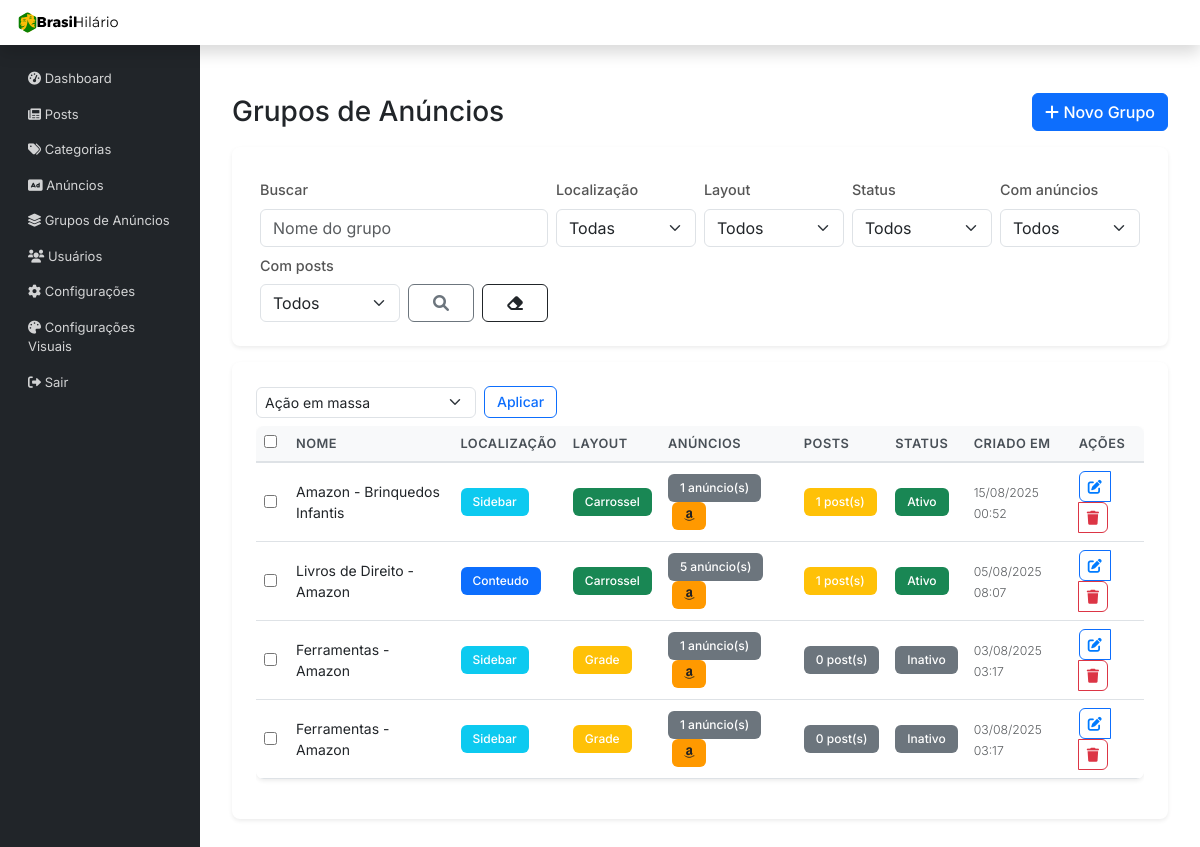
/admin/grupos-anuncios.php (signed in), run on an earlier commit of the app's database.
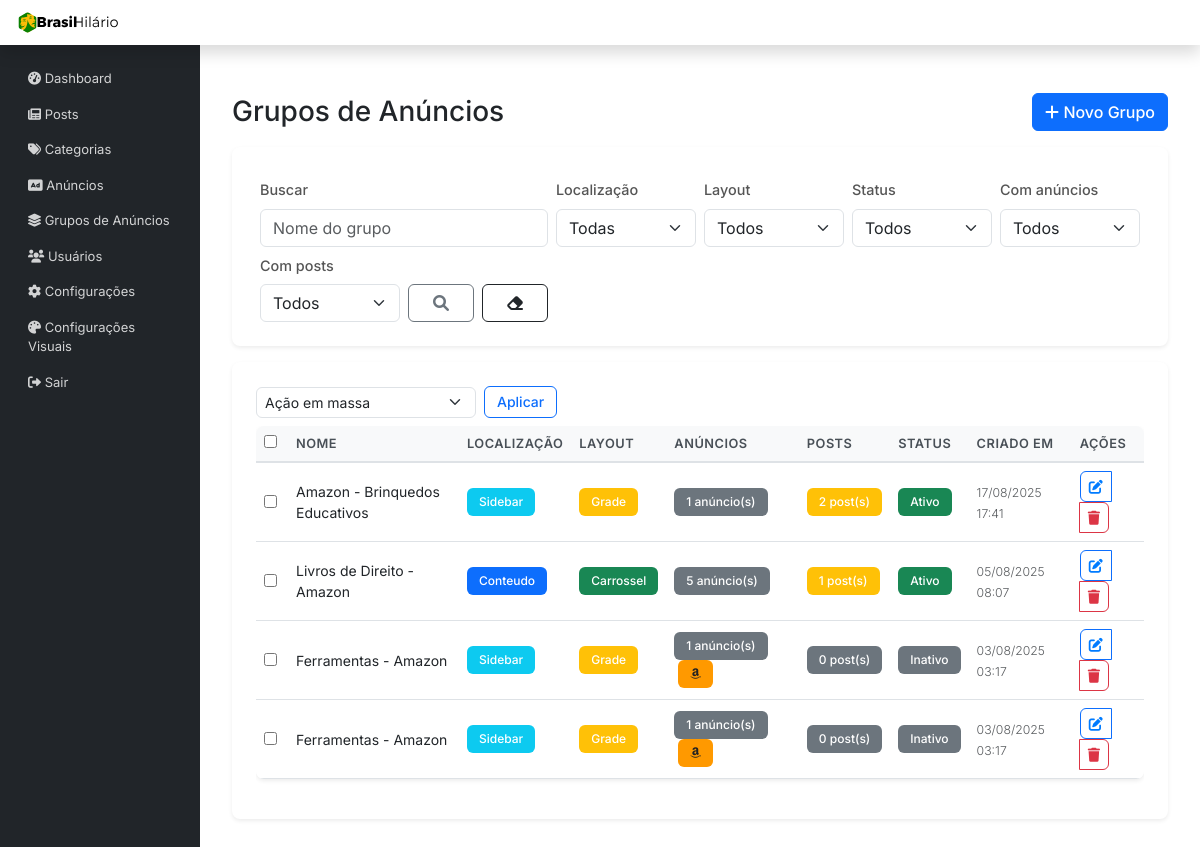
And on a later commit of the database.
### tables this page shows
CREATE TABLE `grupos_anuncios` (
  `id` int(11) NOT NULL,
  `nome` varchar(255) NOT NULL,
  `localizacao` enum('sidebar','conteudo') NOT NULL,
  `layout` enum('carrossel','grade') DEFAULT 'carrossel',
  `marca` enum('','shopee','amazon') DEFAULT '',
  `ativo` tinyint(1) DEFAULT '1',
  `criado_em` timestamp NOT NULL DEFAULT CURRENT_TIMESTAMP,
  `atualizado_em` timestamp NOT NULL DEFAULT CURRENT_TIMESTAMP ON UPDATE CURRENT_TIMESTAMP,
  `posts_especificos` tinyint(1) DEFAULT '0' COMMENT 'TRUE = apenas posts selecionados, FALSE = todos os posts',
  `aparecer_inicio` tinyint(1) DEFAULT '1' COMMENT 'TRUE = aparece na página inicial, FALSE = não aparece',
  `prioridade` int(11) DEFAULT '0' COMMENT 'Ordem de exibição (maior número = maior prioridade)'
);

### admin/grupos-anuncios.php (the view, shortened to what the rows shown need)
<?php
require_once '../includes/db.php';
$page = isset($_GET['page']) ? max(1, (int)$_GET['page']) : 1;
$perPage = 20;
$offset = ($page - 1) * $perPage;
try {
    $sqlBase = "SELECT g.*,
                   COUNT(DISTINCT gi.anuncio_id) AS total_anuncios,
                   COUNT(DISTINCT gap.post_id) AS total_posts
            FROM grupos_anuncios g
            LEFT JOIN grupos_anuncios_items gi ON g.id = gi.grupo_id
            LEFT JOIN grupos_anuncios_posts gap ON g.id = gap.grupo_id";
    $params = [];
    $sql = $sqlBase;
    $sql .= ' GROUP BY g.id';
    $sql .= ' ORDER BY g.criado_em DESC LIMIT ' . (int)$perPage . ' OFFSET ' . (int)$offset;
    $stmt = $pdo->prepare($sql);
    $stmt->execute($params);
    $grupos = $stmt->fetchAll(PDO::FETCH_ASSOC);
} catch (Exception $e) {
    $grupos = [];
    $mensagem = 'Erro ao carregar grupos: ' . $e->getMessage();
    $tipo_mensagem = 'danger';
}
include 'includes/header.php';
?>
<div class="d-flex justify-content-between align-items-center mb-4">
    <h1 class="h3 mb-0">Grupos de Anúncios</h1>
    </div>
    <div class="card">
        <div class="card-body">
            <?php if (empty($grupos)): ?>
                <div class="text-center py-4">
                    <i class="fas fa-ad fa-3x text-muted mb-3"></i>
                    <h5 class="text-muted">Nenhum grupo de anúncios encontrado</h5>
                    <p class="text-muted">Crie seu primeiro grupo para começar a exibir anúncios organizados.</p>
                    <a href="novo-grupo-anuncios.php" class="btn btn-primary">
                        <i class="fas fa-plus"></i> Criar Primeiro Grupo
                    </a>
                </div>
            <?php else: ?>
                <form method="post" id="bulkForm">
                <div class="table-responsive">
                    <table class="table table-hover align-middle">
                        <thead>
                            <tr>
                                <th style="width:32px"><input type="checkbox" id="checkAll"></th>
                                <th>Nome</th>
                                <th>Localização</th>
                                <th>Layout</th>
                                <th>Anúncios</th>
                                <th>Posts</th>
                                <th>Status</th>
                                <th>Criado em</th>
                                <th>Ações</th>
                            </tr>
                        </thead>
                        <tbody>
                            <?php foreach ($grupos as $grupo): ?>
                                <tr>
                                    <td><input type="checkbox" name="ids[]" value="<?php echo (int)$grupo['id']; ?>" class="row-check"></td>
                                    <td>
                                        <strong><?php echo htmlspecialchars($grupo['nome']); ?></strong>
                                    </td>
                                    <td>
                                        <span class="badge bg-<?php echo $grupo['localizacao'] === 'sidebar' ? 'info' : 'primary'; ?>">
                                            <?php echo ucfirst($grupo['localizacao']); ?>
                                        </span>
                                    </td>
                                    <td>
                                        <span class="badge bg-<?php echo $grupo['layout'] === 'carrossel' ? 'success' : 'warning'; ?>">
                                            <?php echo ucfirst($grupo['layout']); ?>
                                        </span>
                                    </td>
                                    <td>
                                        <span class="badge bg-secondary">
                                            <?php echo $grupo['total_anuncios']; ?> anúncio(s)
                                        </span>
                                        <?php if (!empty($grupo['marca'])): ?>
                                            <?php if ($grupo['marca'] === 'amazon'): ?>
                                                <span class="badge badge-amazon ms-1"><i class="fab fa-amazon"></i></span>
                                            <?php elseif ($grupo['marca'] === 'shopee'): ?>
                                                <span class="badge badge-shopee ms-1"><i class="fas fa-shopping-cart"></i></span>
                                            <?php endif; ?>
                                        <?php endif; ?>
                                    </td>
                                    <td>
                                        <span class="badge bg-<?php echo (int)$grupo['total_posts']>0 ? 'warning' : 'secondary'; ?>">
                                            <?php echo (int)$grupo['total_posts']; ?> post(s)
                                        </span>
                                    </td>
                                    <td>
                                        <?php if ($grupo['ativo']): ?>
                                            <span class="badge bg-success">Ativo</span>
                                        <?php else: ?>
                                            <span class="badge bg-secondary">Inativo</span>
                                        <?php endif; ?>
                                    </td>
                                    <td>
                                        <small class="text-muted">
                                            <?php echo date('d/m/Y H:i', strtotime($grupo['criado_em'])); ?>
                                        </small>
                                    </td>
                                    <td>
                                        <div class="btn-group btn-group-sm" role="group">
                                            <a href="editar-grupo-anuncios.php?id=<?php echo $grupo['id']; ?>"
                                               class="btn btn-outline-primary" title="Editar">
                                                <i class="fas fa-edit"></i>
                                            </a>
                                            <button type="button" class="btn btn-outline-danger"
                                                    onclick="confirmarExclusao(<?php echo $grupo['id']; ?>, '<?php echo htmlspecialchars($grupo['nome']); ?>')"
                                                    title="Excluir">
                                                <i class="fas fa-trash"></i>
                                            </button>
                                        </div>
                                    </td>
                                </tr>
                            <?php endforeach; ?>
                        </tbody>
                    </table>
                </div>
                </form>
            <?php endif; ?>
        </div>
    </div>
<?php include 'includes/footer.php'; ?>

What changed in the data, as far as the page shows it:
removed grupos_anuncios: nome "Amazon - Brinquedos Infantis", localizacao "Sidebar", layout "Carrossel", total_anuncios "1", marca "amazon" (drawn), total_posts "1", ativo "Ativo", criado_em "15/08/2025 00:52"
added grupos_anuncios: nome "Amazon - Brinquedos Educativos", localizacao "Sidebar", layout "Grade", total_anuncios "1", total_posts "2", ativo "Ativo", criado_em "17/08/2025 17:41"
changed grupos_anuncios "Livros de Direito - Amazon": marca "amazon" → empty (drawn)
